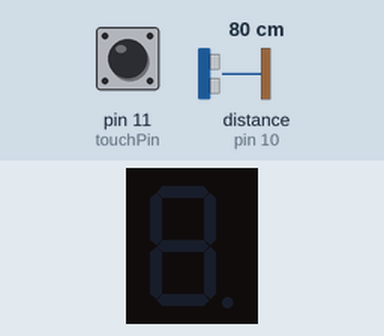
Recording of a sketch running on a simulated Arduino Uno, built with avr-gcc and run on an emulated ATmega328P. Parts: 1-digit seven-segment display. Wiring (inferred from the names in the program): 1-digit 7-segment display, segments lit when HIGH: segments pin 2, pin 3, pin 4, pin 5, pin 6, pin 7, pin 8. The test bench sets the inputs (shaded band); at power-on: pin 11 (touchPin) LOW, distance to the obstacle (sensor on pin 10) 80 cm. The echo pulse lasts 58.3 µs per cm; the segment pins are drawn as the display they are named for.

Above: at 1.2 s.
1.3 s: pin 11 (touchPin) pulled HIGH for 0.15 s
At 3.1 s:
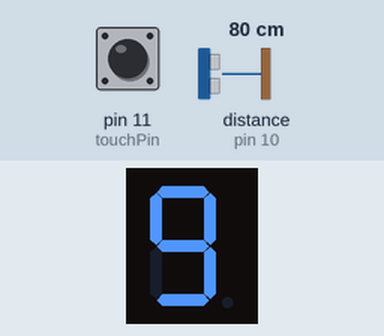
4.4 s: distance to the obstacle (sensor on pin 10) set to 2 cm
7.4 s: distance to the obstacle (sensor on pin 10) set to 18 cm
10.4 s: distance to the obstacle (sensor on pin 10) set to 23 cm
At 13.1 s:
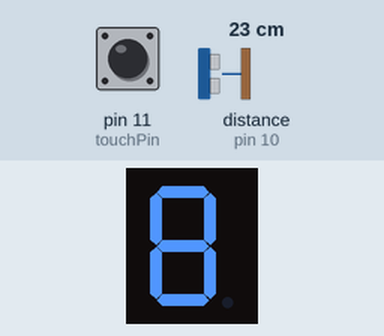
13.4 s: distance to the obstacle (sensor on pin 10) set to 4 cm
At 15.6 s:
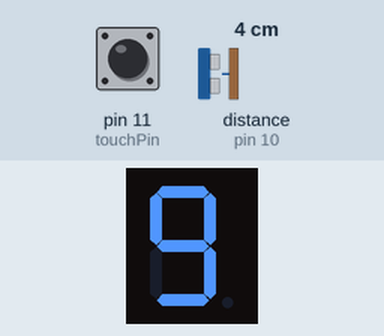
16.4 s: distance to the obstacle (sensor on pin 10) set to 35 cm
At 20.1 s:
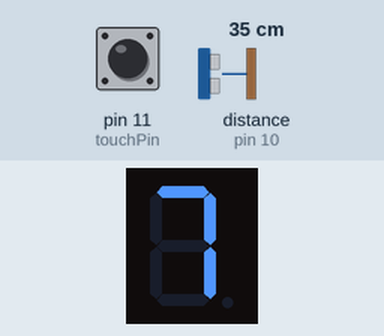
Timing chart, 0 to 21.6 s (numbered marks = the images above; inputs shaded):
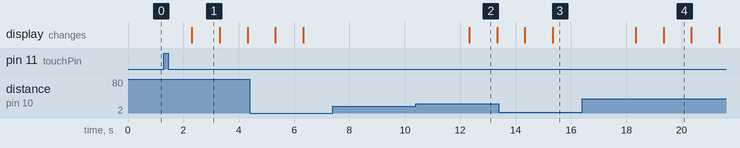

The sketch:

obstacle4.ino
```cpp
// Define pin numbers
const int trigPin = 9;
const int echoPin = 10;
const int touchPin = 11;

// Define 7-segment display pins
const int segmentA = 2;
const int segmentB = 3;
const int segmentC = 4;
const int segmentD = 5;
const int segmentE = 6;
const int segmentF = 7;
const int segmentG = 8;

// Countdown duration in seconds
const int countdownDuration = 10; // Set the countdown time here
const int distanceThreshold = 20; // Distance threshold in cm

void setup() {
    Serial.begin(9600);

    // Set up pins for the ultrasonic sensor
    pinMode(trigPin, OUTPUT);
    pinMode(echoPin, INPUT);

    // Set up pins for the touch sensor
    pinMode(touchPin, INPUT);

    // Set up pins for the 7-segment display
    pinMode(segmentA, OUTPUT);
    pinMode(segmentB, OUTPUT);
    pinMode(segmentC, OUTPUT);
    pinMode(segmentD, OUTPUT);
    pinMode(segmentE, OUTPUT);
    pinMode(segmentF, OUTPUT);
    pinMode(segmentG, OUTPUT);
}

void loop() {
    // Check if the touch sensor is activated
    if (digitalRead(touchPin) == HIGH) {
        startCountdown();
    }

    delay(100); // Debounce delay
}

void startCountdown() {
    for (int i = countdownDuration; i >= 0; i--) {
        displayNumber(i);

        // Check for obstacles during countdown
        if (getDistance() < distanceThreshold) {
            // Reset countdown if an obstacle is detected
            i = countdownDuration; // Reset to original countdown value
        }

        delay(1000); // Wait for 1 second
    }

    // Display "E" when countdown is complete
    displayComplete();
}

long getDistance() {
    // Clear the trigPin
    digitalWrite(trigPin, LOW);
    delayMicroseconds(2);

    // Set the trigPin HIGH for 10 microseconds
    digitalWrite(trigPin, HIGH);
    delayMicroseconds(10);
    digitalWrite(trigPin, LOW);

    // Read the echoPin
    long duration = pulseIn(echoPin, HIGH);

    // Calculate distance (in cm)
    return duration * 0.034 / 2;
}

void displayNumber(int num) {
    clearDisplay(); // Clear display before showing new number

    // Handle numbers from 0 to 9
    switch(num) {
        case 0:
            digitalWrite(segmentA, HIGH);
            digitalWrite(segmentB, HIGH);
            digitalWrite(segmentC, HIGH);
            digitalWrite(segmentD, HIGH);
            digitalWrite(segmentE, HIGH);
            digitalWrite(segmentF, HIGH);
            break;
        case 1:
            digitalWrite(segmentB, HIGH);
            digitalWrite(segmentC, HIGH);
            break;
        case 2:
            digitalWrite(segmentA, HIGH);
            digitalWrite(segmentB, HIGH);
            digitalWrite(segmentD, HIGH);
            digitalWrite(segmentE, HIGH);
            digitalWrite(segmentG, HIGH);
            break;
        case 3:
            digitalWrite(segmentA, HIGH);
            digitalWrite(segmentB, HIGH);
            digitalWrite(segmentC, HIGH);
            digitalWrite(segmentD, HIGH);
            digitalWrite(segmentG, HIGH);
            break;
        case 4:
            digitalWrite(segmentB, HIGH);
            digitalWrite(segmentC, HIGH);
            digitalWrite(segmentF, HIGH);
            digitalWrite(segmentG, HIGH);
            break;
        case 5:
            digitalWrite(segmentA, HIGH);
            digitalWrite(segmentC, HIGH);
            digitalWrite(segmentD, HIGH);
            digitalWrite(segmentF, HIGH);
            digitalWrite(segmentG, HIGH);
            break;
        case 6:
            digitalWrite(segmentA, HIGH);
            digitalWrite(segmentC, HIGH);
            digitalWrite(segmentD, HIGH);
            digitalWrite(segmentE, HIGH);
            digitalWrite(segmentF, HIGH);
            digitalWrite(segmentG, HIGH);
            break;
        case 7:
            digitalWrite(segmentA, HIGH);
            digitalWrite(segmentB, HIGH);
            digitalWrite(segmentC, HIGH);
            break;
        case 8:
            digitalWrite(segmentA, HIGH);
            digitalWrite(segmentB, HIGH);
            digitalWrite(segmentC, HIGH);
            digitalWrite(segmentD, HIGH);
            digitalWrite(segmentE, HIGH);
            digitalWrite(segmentF, HIGH);
            digitalWrite(segmentG, HIGH);
            break;
        case 9:
            digitalWrite(segmentA, HIGH);
            digitalWrite(segmentB, HIGH);
            digitalWrite(segmentC, HIGH);
            digitalWrite(segmentD, HIGH);
            digitalWrite(segmentF, HIGH);
            digitalWrite(segmentG, HIGH);
            break;
    }
}

void clearDisplay() {
    // Turn off all segments
    digitalWrite(segmentA, LOW);
    digitalWrite(segmentB, LOW);
    digitalWrite(segmentC, LOW);
    digitalWrite(segmentD, LOW);
    digitalWrite(segmentE, LOW);
    digitalWrite(segmentF, LOW);
    digitalWrite(segmentG, LOW);
}

void displayComplete() {
    clearDisplay();
    // Display "E" (Assuming segments for "E" are a, f, g, d, e)
    digitalWrite(segmentA, HIGH);
    digitalWrite(segmentF, HIGH);
    digitalWrite(segmentG, HIGH);
    digitalWrite(segmentD, HIGH);
    digitalWrite(segmentE, HIGH);
}
```

Measured:
- after the input at 1.3 s, the display: changes after 1.0 s (image 1)
- after the input at 7.4 s, every drawn part: stays the same
- after the input at 10.4 s, the display: changes after 1.9 s (image 2)
- after the input at 16.4 s, the display: first changes after 1.9 s (image 4 shows a later state)
- what the display in image 1 shows lasts 1.0 s, from 2.3 s to 3.3 s
